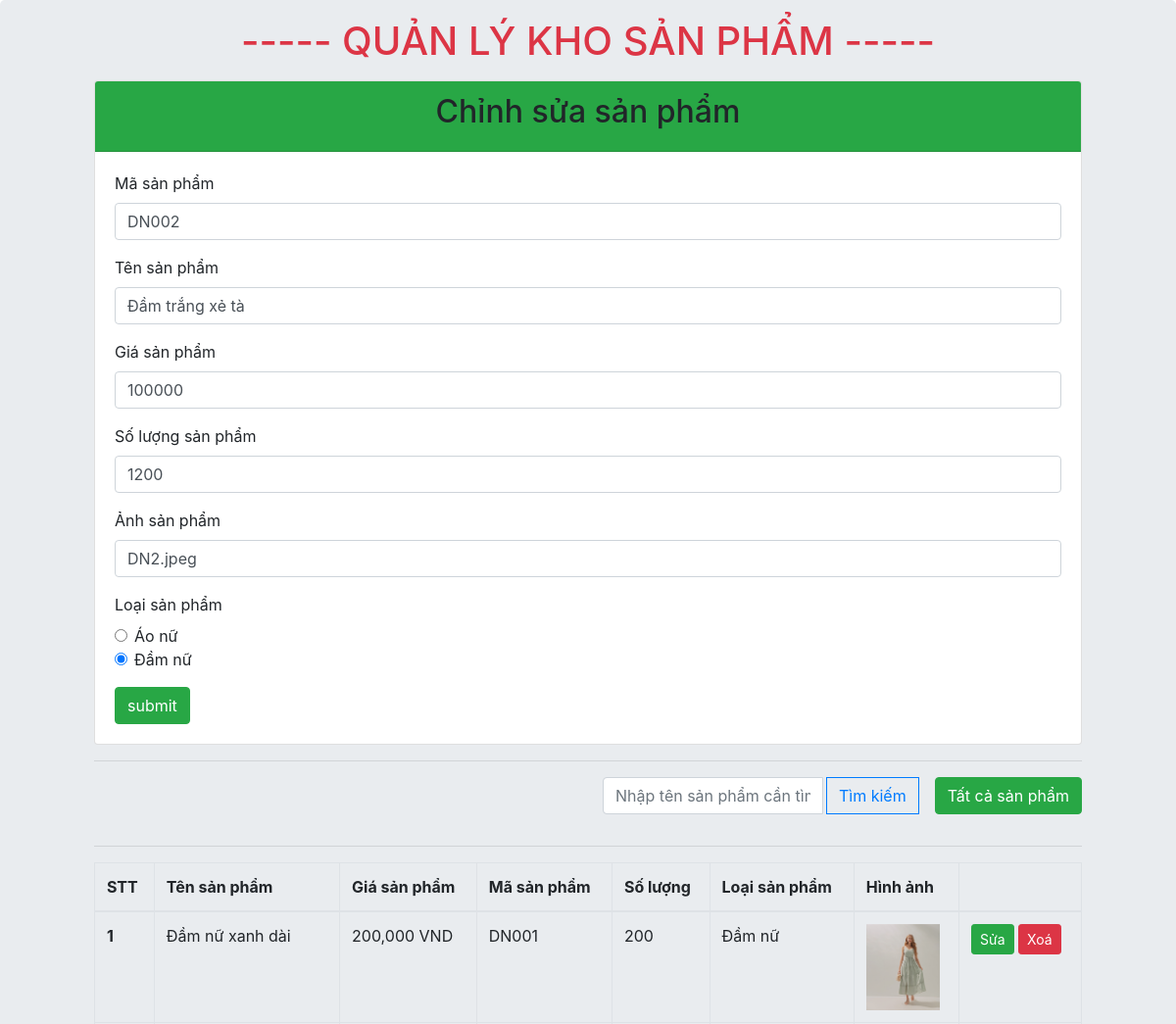
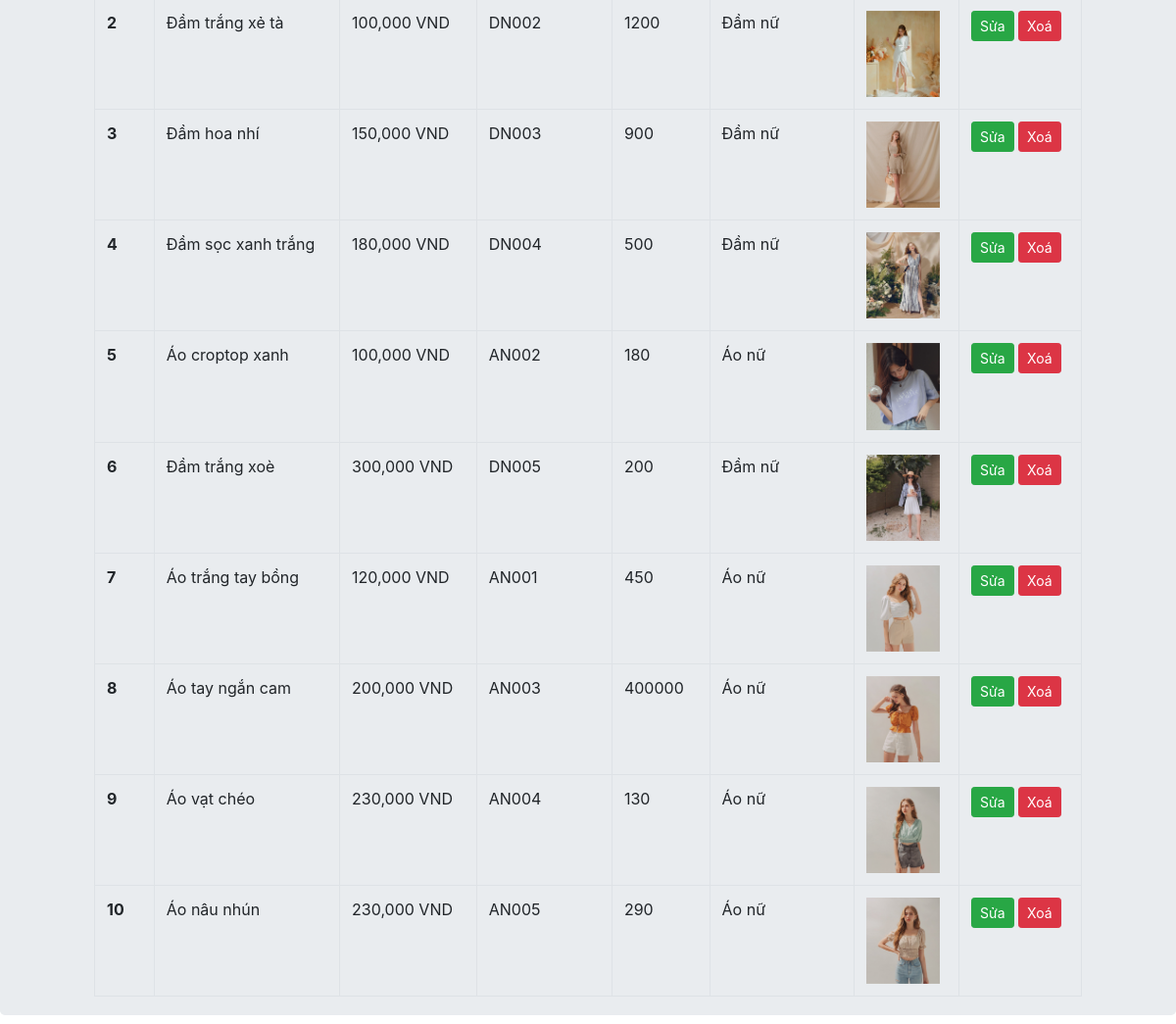
/products/index.php?id=10, run on the app's committed database (2 pictures, top to bottom).
### tables this page shows
CREATE TABLE `products` (
  `id` int(11) NOT NULL,
  `code` varchar(10) NOT NULL,
  `name` varchar(255) NOT NULL,
  `amount` int(11) NOT NULL,
  `quantity` int(255) NOT NULL,
  `image` varchar(255) NOT NULL,
  `type` int(11) NOT NULL
);

### util.php (called while the page is built, shortened)
<?php
function getArrayByKey($arrays, $key, $default = null)
{
    if (array_key_exists($key, $arrays)) {
        return $arrays[$key];
    }
    return $default;
}
function displayFashionType($type, $default = null)
{
    switch ($type) {
        case 1:
            return 'Áo nữ';
        case 2:
            return 'Đầm nữ';
    }
}

### DBProvider.php (called while the page is built, shortened)
<?php
class DBProvider {
    public static function executeQuery($sql)
    {
        include ('config.inc');
        $mysqli = new mysqli($DB_HOST, $DB_USER, $DB_PASS, $DB_NAME, 3306);
        if ($result = $mysqli->query($sql)){
            return $result;
        }
    }
}

### products/index.php (the view, shortened to what this page needs)
<?php
require_once('../util.php');
require_once('../DBProvider.php');
$keyword = getArrayByKey($_GET, 'keyword');
if ($keyword) {
  $selectProduct = "SELECT * FROM `products` WHERE `name` LIKE '%$keyword%'";
} else {
  $selectProduct = "SELECT * FROM `products`";
}
$products = DBProvider::executeQuery($selectProduct);
$id = getArrayByKey($_GET, 'id');
if ($id) {
  $data = DBProvider::executeQuery("SELECT * FROM `products` WHERE `products`.`id` = $id");
  $data = $data->fetch_assoc();
}
?>
<!doctype html>
<html lang="en">
<head>
  <link rel="stylesheet" href="https://cdn.jsdelivr.net/npm/bootstrap@4.6.0/dist/css/bootstrap.min.css">
</head>
<body>
  <div class="jumbotron " style="padding: 0.2% 8%;">
  <h1 class="text-center text-danger m-3"> ----- QUẢN LÝ KHO SẢN PHẨM ----- </h1>
    <div class="card "  >
      <div class="card-header bg-success text-center " >
       <h2><?php echo isset($data) ? 'Chỉnh sửa' : 'Thêm mới' ?> sản phẩm</h2>
      </div>
      <div class="card-body">
        <form action="index.php<?php echo isset($data) ? '?id=' . $id : '' ?>" method="POST">
        <div class="form-group">
            <label for="exampleInputEmail1">Mã sản phẩm </label>
            <input value="<?php echo isset($data) ? $data['code'] : '' ?>" type="text" class="form-control" name="code">
          </div>
          <div class="form-group">
            <label for="exampleInputEmail1">Tên sản phẩm </label>
            <input value="<?php echo isset($data) ? $data['name'] : '' ?>" type="text" class="form-control" name="name">
          </div>
          <div class="form-group">
            <label for="exampleInputPassword1">Giá sản phẩm</label>
            <input value="<?php echo isset($data) ? $data['amount'] : '' ?>" type="number" class="form-control" name="amount">
          </div>
          <div class="form-group">
            <label for="exampleInputPassword1">Số lượng  sản phẩm</label>
            <input value="<?php echo isset($data) ? $data['quantity'] : '' ?>" type="number" class="form-control" name="quantity">
          </div>
          <div class="form-group">
            <label for="exampleInputPassword1">Ảnh sản phẩm </label>
            <input value="<?php echo isset($data) ? $data['image'] : '' ?>" type="text" class="form-control" name="image">
          </div>
          <div class="form-group">
          <label for="">Loại sản phẩm </label>
          <div class="form-check">
            <input class="form-check-input" type="radio" name="type" id="exampleRadios1" value="1" <?php echo isset($data) && $data['type'] == 1 ? 'checked' : '' ?>>
            <label class="form-check-label" for="exampleRadios1">
              Áo nữ
            </label>
          </div>
          <div class="form-check">
            <input class="form-check-input" type="radio" name="type" id="exampleRadios2" value="2" <?php echo isset($data) && $data['type'] == 2 ? 'checked' : '' ?>>
            <label class="form-check-label" for="exampleRadios2">
              Đầm nữ
            </label>
          </div>
          </div>
          <button type="submit" class="btn btn-success" name="btn-submit">submit </button>
        </form>
      </div>
    </div>
    <hr>
    <form action="" method="get">
      <div class="row">
        <div class="col-md-6"></div>
        <div class="col-md-6">
          <div class="input-group mb-3">
            <input type="text" class="form-control" value="<?php echo $keyword ?>" placeholder="Nhập tên sản phẩm cần tìm" name="keyword">
            <div class="input-group-append">
              <button class="btn btn-outline-primary ml-1" type="submit" id="button-addon2">Tìm kiếm</button>
              <div>  <a href="/products/index.php" class="btn btn-success ml-3">Tất cả sản phẩm </a></div>
            </div>
          </div>
        </div>
      </div>
    </form>
    <hr>
    <table class="table table-bordered">
      <thead>
        <tr>
          <th scope="col">STT</th>
          <th scope="col">Tên sản phẩm</th>
          <th scope="col">Giá sản phẩm</th>
          <th scope="col">Mã sản phẩm</th>
          <th scope="col">Số lượng</th>
          <th scope="col">Loại sản phẩm</th>
          <th scope="col">Hình ảnh</th>
          <th scope="col"></th>
        </tr>
      </thead>
      <tbody>
        <?php
        if ($products->num_rows > 0) {
          $stt = 1;
          while ($product = $products->fetch_assoc()) {
            $name = getArrayByKey($product, 'name');
            $amount =number_format(getArrayByKey($product, 'amount')) ;
            $code = getArrayByKey($product, 'code');
            $quantity = getArrayByKey($product, 'quantity');
            $image = getArrayByKey($product, 'image');
            $type = getArrayByKey($product, 'type');
            $displayType = displayFashionType($type);
            $id = getArrayByKey($product, 'id');
            echo "
          <tr>
          <th scope='row'> $stt </th>
          <td>$name</td>
          <td>$amount VND</td>
          <td>$code</td>
          <td>$quantity </td>
          <td>$displayType</td>
          <td><img width='75' height='auto' src='/images/$image' alt='$name'></td>
          <td>
            <a href='index.php?id=$id' class='btn btn-success btn-sm'>Sửa</a>
            <a href='delete.php?id=$id' class='btn btn-danger btn-sm'>Xoá</a>
          </td>
        </tr>
          ";
            $stt++;
          }
        }
        ?>
      </tbody>
    </table>
  </div>
</body>
</html>

### data on the page
products: code "DN002", name "Đầm trắng xẻ tà", amount "100000", quantity "1200", image "DN2.jpeg", type "☐ Áo nữ", type "☑ Đầm nữ", amount "100,000", type "Đầm nữ", image (picture)
products: name "Đầm nữ xanh dài", amount "200,000", code "DN001", quantity "200", type "Đầm nữ", image (picture)
products: name "Đầm hoa nhí", amount "150,000", code "DN003", quantity "900", type "Đầm nữ", image (picture)
products: name "Đầm sọc xanh trắng", amount "180,000", code "DN004", quantity "500", type "Đầm nữ", image (picture)
products: name "Áo croptop xanh", amount "100,000", code "AN002", quantity "180", type "Áo nữ", image (picture)
products: name "Đầm trắng xoè", amount "300,000", code "DN005", quantity "200", type "Đầm nữ", image (picture)
products: name "Áo trắng tay bồng", amount "120,000", code "AN001", quantity "450", type "Áo nữ", image (picture)
products: name "Áo tay ngắn cam", amount "200,000", code "AN003", quantity "400000", type "Áo nữ", image (picture)
products: name "Áo vạt chéo", amount "230,000", code "AN004", quantity "130", type "Áo nữ", image (picture)
products: name "Áo nâu nhún", amount "230,000", code "AN005", quantity "290", type "Áo nữ", image (picture)
